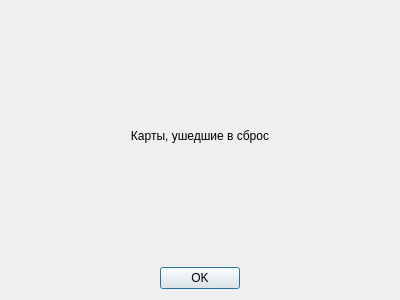
<?xml version="1.0" encoding="UTF-8"?>
<ui version="4.0">
 <class>LastFoldObserver</class>
 <widget class="QDialog" name="LastFoldObserver">
  <property name="geometry">
   <rect>
    <x>0</x>
    <y>0</y>
    <width>400</width>
    <height>300</height>
   </rect>
  </property>
  <property name="windowTitle">
   <string>Dialog</string>
  </property>
  <layout class="QVBoxLayout" name="verticalLayout">
   <item>
    <layout class="QVBoxLayout" name="lyt_Name">
     <item>
      <widget class="QLabel" name="lbl_Name">
       <property name="text">
        <string>Карты, ушедшие в сброс</string>
       </property>
       <property name="alignment">
        <set>Qt::AlignCenter</set>
       </property>
      </widget>
     </item>
    </layout>
   </item>
   <item>
    <layout class="QGridLayout" name="lyt_FoldCards"/>
   </item>
   <item>
    <layout class="QVBoxLayout" name="verticalLayout_2">
     <item>
      <widget class="QDialogButtonBox" name="buttonBox">
       <property name="orientation">
        <enum>Qt::Horizontal</enum>
       </property>
       <property name="standardButtons">
        <set>QDialogButtonBox::Ok</set>
       </property>
       <property name="centerButtons">
        <bool>true</bool>
       </property>
      </widget>
     </item>
    </layout>
   </item>
  </layout>
 </widget>
 <resources/>
 <connections>
  <connection>
   <sender>buttonBox</sender>
   <signal>accepted()</signal>
   <receiver>LastFoldObserver</receiver>
   <slot>accept()</slot>
   <hints>
    <hint type="sourcelabel">
     <x>248</x>
     <y>254</y>
    </hint>
    <hint type="destinationlabel">
     <x>157</x>
     <y>274</y>
    </hint>
   </hints>
  </connection>
  <connection>
   <sender>buttonBox</sender>
   <signal>rejected()</signal>
   <receiver>LastFoldObserver</receiver>
   <slot>reject()</slot>
   <hints>
    <hint type="sourcelabel">
     <x>316</x>
     <y>260</y>
    </hint>
    <hint type="destinationlabel">
     <x>286</x>
     <y>274</y>
    </hint>
   </hints>
  </connection>
 </connections>
</ui>
